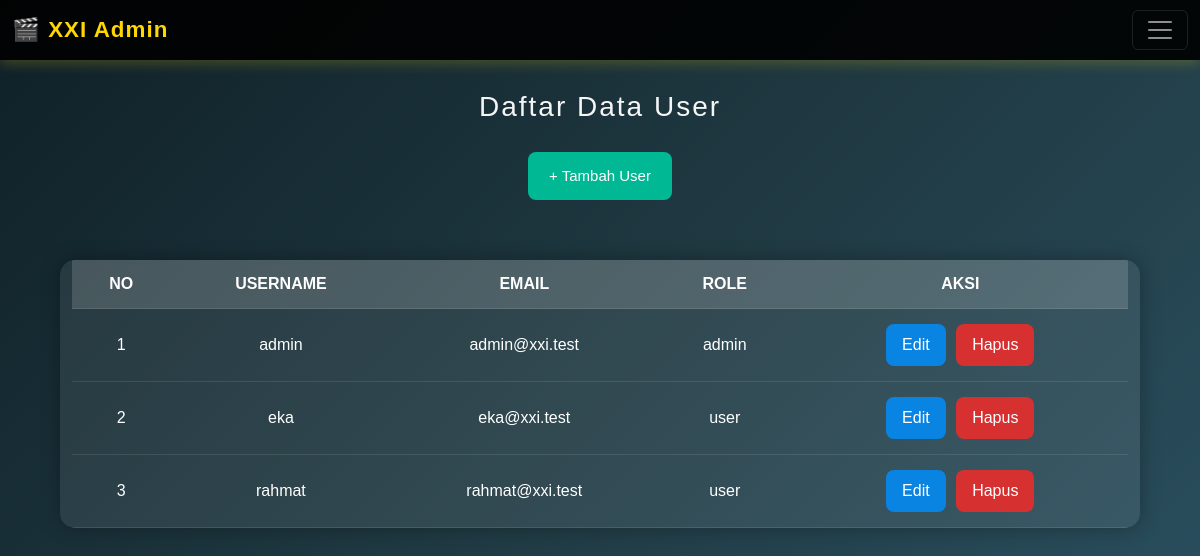
The app's page /view/v_tampil_data_user.php (signed in) with its own data.
### tables this page shows
CREATE TABLE `users` (
  `id_user`    int(11)      NOT NULL AUTO_INCREMENT,
  `username`   varchar(50)  NOT NULL,
  `email`      varchar(100) NOT NULL,
  `password`   varchar(255) NOT NULL,
  `role`       enum('admin','user') NOT NULL DEFAULT 'user',
  `foto`       varchar(255) DEFAULT NULL,
  `created_at` timestamp    NOT NULL DEFAULT current_timestamp(),
  PRIMARY KEY (`id_user`),
  UNIQUE KEY `username` (`username`),
  UNIQUE KEY `email` (`email`)
);

### model/m_koneksi.php (called while the page is built, shortened)
<?php
class m_koneksi {
    private $host = "localhost";
    private $user = "root";
    private $pass = "";
    private $db   = "db_bioskop";
    public function __construct() {
        $this->koneksi = new mysqli($this->host, $this->user, $this->pass, $this->db);
    }
}

### model/m_users.php (called while the page is built, shortened)
<?php
require_once __DIR__ . "/m_koneksi.php";
class m_users {
    private $conn;
    public function __construct() {
        $db = new m_koneksi();
        $this->conn = $db->koneksi;
    }
    public function tampil() {
        $result = $this->conn->query("SELECT * FROM users ORDER BY id_user ASC");
        return $result->fetch_all(MYSQLI_ASSOC);
    }
}

### controller/c_auth.php (called while the page is built, shortened)
<?php
function e($teks) {
    return htmlspecialchars((string)$teks, ENT_QUOTES, 'UTF-8');
}

### view/v_tampil_data_user.php (the view, shortened to what this page needs)
<?php
require_once __DIR__ . "/../controller/c_auth.php";
require_once __DIR__ . "/../model/m_users.php";
$model = new m_users();
$data = $model->tampil();
include __DIR__ . '/v_navbar.php';
?>
<!DOCTYPE html>
<html lang="id">
<head>
</head>
<body>
  <h2 style="padding-top:90px">Daftar Data User</h2>
  <div align="center">
    <a href="../controller/c_user.php?aksi=tambah" class="btn btn-tambah">+ Tambah User</a>
  </div>
  <div class="container">
    <table>
      <tr>
        <th>No</th>
        <th>Username</th>
        <th>Email</th>
        <th>Role</th>
        <th>Aksi</th>
      </tr>
      <?php
      $no = 1;
      foreach ($data as $row) { ?>
      <tr>
        <td><?= $no++; ?></td>
        <td><?= e($row['username']); ?></td>
        <td><?= e($row['email']); ?></td>
        <td><?= e($row['role']); ?></td>
        <td>
          <a href="../controller/c_user.php?aksi=ubah&id=<?= (int)$row['id_user']; ?>" class="btn btn-edit">Edit</a>
          <a href="../controller/c_user.php?aksi=hapus&id=<?= (int)$row['id_user']; ?>" class="btn btn-hapus" onclick="return confirm('Yakin ingin menghapus user ini?')">Hapus</a>
        </td>
      </tr>
      <?php } ?>
    </table>
  </div>
</body>
</html>

### view/v_tampil_data_user.php (style rules this page uses)
* { box-sizing: border-box; font-family: 'Poppins', sans-serif; transition: all 0.3s ease; }
body { margin: 0; background: linear-gradient(135deg, #0f2027, #203a43, #2c5364); color: #fff; min-height: 100vh; }
h2 { text-align: center; padding-top: 30px; color: #f5f5f5; letter-spacing: 2px; font-size: 28px; }
.container { width: 90%; margin: 40px auto; background: rgba(255,255,255,0.08); border-radius: 15px; box-shadow: 0 0 20px rgba(0,0,0,0.3); overflow: hidden; animation: fadeIn 1s ease; }
table { width: 100%; border-collapse: collapse; color: #fff; }
th, td { padding: 15px; text-align: center; border-bottom: 1px solid rgba(255,255,255,0.1); }
th { background: rgba(255,255,255,0.15); font-weight: bold; text-transform: uppercase; }
.btn { text-decoration: none; color: #fff; padding: 8px 15px; border-radius: 8px; font-weight: 500; margin: 0 3px; display: inline-block; }
.btn-tambah { background: #00b894; display: inline-block; margin: 20px auto; padding: 12px 20px; border-radius: 8px; text-align: center; font-size: 15px; }
.btn-edit { background: #0984e3; }
.btn-hapus { background: #d63031; }

### records on screen
users: username "admin", email "admin@xxi.test", role "admin"
users: username "eka", email "eka@xxi.test", role "user"
users: username "rahmat", email "rahmat@xxi.test", role "user"
